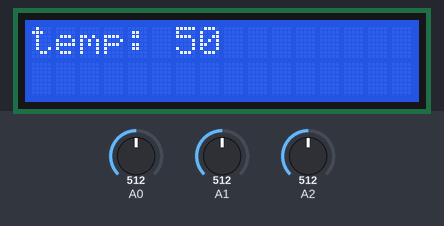
The sketch below on a simulated Arduino Uno, built with avr-gcc and run on an emulated ATmega328P. Parts: 16×2 character LCD. Inputs (shaded band) come from the test bench; at power-on: A0 = 512, A1 = 512, A2 = 512. Storage starts empty; what the sketch prints to the serial monitor is not drawn.

Above: at 1.2 s.
1.3 s: A0 set to 716
At 3.0 s:
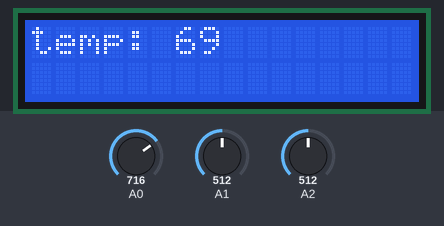
3.6 s: A0 set to 900
At 4.5 s:
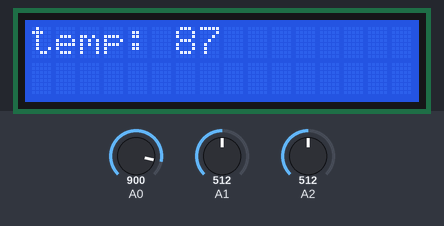
5.6 s: A0 set to 1023
At 7.2 s:
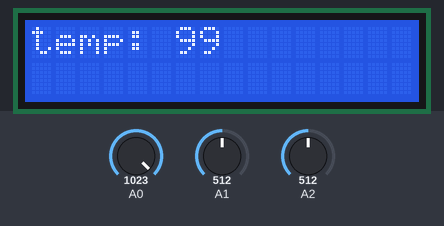
Timing chart, 0 to 8.7 s (numbered marks = the images above; inputs shaded):
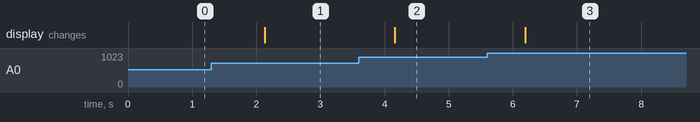

Measured:
- after the input at 1.3 s, the display: changes after 0.83 s (image 1)
- after the input at 3.6 s, the display: changes after 0.56 s (image 2)
- after the input at 5.6 s, the display: changes after 0.59 s (image 3)

The sketch:

Temperature.ino
```cpp
// Display temperature in LCD using LM35 temperature sensor
#include<LiquidCrystal.h>
#include <SD.h>
#include <string.h>

// Initialize the library with the numbers of the interface pins
long time;
LiquidCrystal lcd(7, 8, 9, 2, 4, 6);
const int chipSelect = 10;

void setup() {
Serial.begin(9600);
lcd.begin(16,2);
analogReference(INTERNAL);
  if (!SD.begin(chipSelect)) {
      Serial.println("Card failed, or not present");
      // don't do anything more:
      return;}
    Serial.println("card initialized.");
    long time;
    float temp;
}

void loop() {
int sensorf, sensorf1, sensorf2,i;
int sensor[10];
int sensor1[5];
int sensor2[5];
float ave,ave1,ave2;

  lcd.setCursor(0,0);
  time = millis();
  time=time/1000;
  Serial.print(time);
  Serial.print("\t");

  File dataFile = SD.open("datalog.txt", FILE_WRITE);

//take five (5) readings from A0 A1 and A2 and get average for data processing
for (i=0; i<10 ; i++){

  sensor[i] = analogRead(0);
  sensor1[i] = analogRead(1);
  sensor2[i] = analogRead(2);
}
 sensorf = sensor[0] + sensor[1] + sensor[2] +sensor[3] + sensor[4]+sensor[5] + sensor[6] + sensor[7] +sensor[8] + sensor[9];
 ave = sensorf/10;
 sensorf1 = sensor1[0] + sensor1[1] + sensor1[2] +sensor1[3] + sensor1[4];
 ave1 = sensorf1/5;
 sensorf2 = sensor2[0] + sensor2[1] + sensor2[2] +sensor2[3] + sensor2[4];
 ave2 = sensorf2/5;

  int temp = ave * 0.09765625; // Convert to C
  lcd.print("temp: ");
  lcd.print(temp);
  Serial.println(temp);/*
  int temp1 = ave1 * 0.09765625; // Convert to C
  Serial.print("temp2: ");
  Serial.println(temp1);
  int temp2 = ave2 * 0.09765625; // Convert to C
  Serial.print("temp3: ");
  Serial.println(temp2);
  Serial.println(" ");*/
   String dataString = "";
  // if the file is available, write to it:

  char as[20];
  floatToString(as, temp, 3, 3);
  dataString+= time;
    dataString+=",";
    dataString+= as;

    if (dataFile) {
    dataFile.println(dataString);
    dataFile.close();
    // print to the serial port too:
  }
  // if the file isn't open, pop up an error:
  else {
    Serial.println("error opening datalog.txt");
  }

  delay(1000);
}

char * floatToString(char * outstr, double val, byte precision, byte widthp){
  char temp[16]; //increase this if you need more digits than 15
  byte i;

  temp[0]='\0';
  outstr[0]='\0';

  if(val < 0.0){
    strcpy(outstr,"-\0");  //print "-" sign
    val *= -1;
  }

  if( precision == 0) {
    strcat(outstr, ltoa(round(val),temp,10));  //prints the int part
  }
  else {
    unsigned long frac, mult = 1;
    byte padding = precision-1;

    while (precision--)
      mult *= 10;

    val += 0.5/(float)mult;      // compute rounding factor

    strcat(outstr, ltoa(floor(val),temp,10));  //prints the integer part without rounding
    strcat(outstr, ".\0"); // print the decimal point

    frac = (val - floor(val)) * mult;

    unsigned long frac1 = frac;

    while(frac1 /= 10)
      padding--;

    while(padding--)
      strcat(outstr,"0\0");    // print padding zeros

    strcat(outstr,ltoa(frac,temp,10));  // print fraction part
  }

  // generate width space padding
  if ((widthp != 0)&&(widthp >= strlen(outstr))){
    byte J=0;
    J = widthp - strlen(outstr);

    for (i=0; i< J; i++) {
      temp[i] = ' ';
    }

    temp[i++] = '\0';
    strcat(temp,outstr);
    strcpy(outstr,temp);
  }

  return outstr;
}
```
